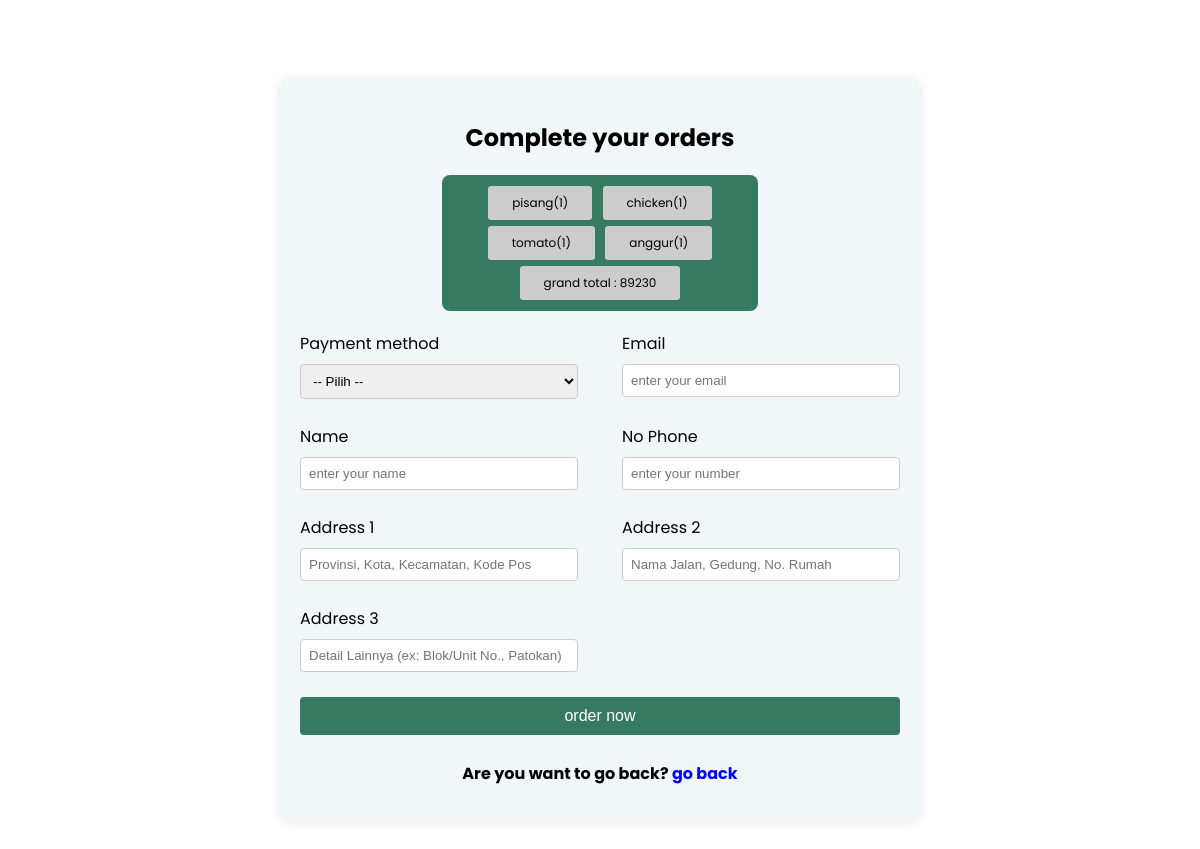
Screenshot of /views/formpesan1.php (signed in) with the database file from the repository.
### tables this page shows
CREATE TABLE `cart` (
  `id` int(11) NOT NULL,
  `name` varchar(255) NOT NULL,
  `price` int(11) NOT NULL,
  `image` varchar(255) NOT NULL,
  `quantity` int(11) NOT NULL
);

### views/formpesan1.php (the view, shortened to what this page needs)
<?php
    @include "../db/db_connect.php";
?>
<!DOCTYPE html>
<html lang="en">
<head>
    <link rel="stylesheet" href="../css/formpesan.css">
</head>
<body>
    <div class="container">
        <section class="checkout-form">
            <form action="" method="post">
                <h1>Complete your orders</h1>
                <div class="display-order">
                <?php
                    $select_cart = mysqli_query($conn, "SELECT * FROM cart");
                    $total = 0;
                    $grand_total = 0;
                    if(mysqli_num_rows($select_cart) > 0){
                        while($fetch_cart = mysqli_fetch_assoc($select_cart)){
                        $total_price = $fetch_cart['price'] * $fetch_cart['quantity'];
                        $grand_total = $total += $total_price;
                ?>
                <span><?= $fetch_cart['name']; ?>(<?= $fetch_cart['quantity']; ?>)</span>
                <?php
                        }
                    }else{
                        echo "<div class='display-order'><span>your cart is empty!</span></div>";
                    }
                ?>
                <span class="grand-total">grand total : <?=$grand_total;?> </span>
            </div>
                <div class="flex">
                    <div class="inputBox">
                        <span>Payment method</span>
                        <select name="payment_method">
                            <option value="" selected>-- Pilih --</option>
                        </select>
                    </div>
                    <div class="inputBox">
                        <span>Email</span>
                        <input type="email" placeholder="enter your email" name="email" required>
                    </div>
                    <div class="inputBox">
                        <span>Name</span>
                        <input type="text" placeholder="enter your name" name="name" required>
                    </div>
                    <div class="inputBox">
                        <span>No Phone</span>
                        <input type="number" placeholder="enter your number" name="no_phone" required>
                    </div>
                    <div class="inputBox">
                        <span>Address 1</span>
                        <input type="text" placeholder="Provinsi, Kota, Kecamatan, Kode Pos" name="address" required>
                    </div>
                    <div class="inputBox">
                        <span>Address 2</span>
                        <input type="text" placeholder="Nama Jalan, Gedung, No. Rumah" name="address2" required>
                    </div>
                    <div class="inputBox">
                        <span>Address 3</span>
                        <input type="text" placeholder="Detail Lainnya (ex: Blok/Unit No., Patokan)" name="address3" required>
                    </div>
                </div>
                <div class="btn-container">
                    <input type="submit" value="order now" name="order-btn" class="btn">
                    <h3>Are you want to go back?<a href="cart.php"> go back</a></h3>
                </div>
            </form>
        </section>
    </div>
</body>
</html>

### css/formpesan.css (style rules this page uses)
body { margin: 0; padding: 0; font-family: 'Poppins', sans-serif; background-image: url(../assets/images/bgformpesan.jpg); background-size: contain; }
.container { width: 80%; margin: auto; }
.checkout-form { background: rgba(240, 245, 248, 0.9); max-width: 600px; margin: 80px auto; padding: 20px; border-radius: 8px; box-shadow: 0 0 10px rgba(0, 0, 0, 0.1); }
.flex { display: flex; flex-wrap: wrap; justify-content: space-between; margin-top: 20px; }
.checkout-form h1 { text-align: center; }
.display-order { max-width: 300px; text-align: center; padding: 8px; margin: auto; background-color: #377a62; border-radius: 8px; }
.display-order span { display: inline-block; border-radius: 3px; background-color: #ccc; padding: 8px 24px; font-size: 12px; margin: 3px; }
.inputBox { width: calc(48% - 10px); margin-bottom: 15px; }
.inputBox span { display: block; margin-bottom: 8px; }
input, select { width: 100%; padding: 8px; margin-bottom: 10px; border: 1px solid #ccc; border-radius: 4px; box-sizing: border-box; }
.btn-container { text-align: center; }
.btn-container h3 { font-size: 16px; }
.btn-container a { text-decoration: none; color: #228B22; }
.btn-container .btn { background: #377a62; color: #fff; padding: 10px; border: none; border-radius: 4px; cursor: pointer; font-size: 16px; }
.btn-container a { color: blue; }

### rows the page displays
cart: name "pisang", quantity "1"
cart: name "chicken", quantity "1"
cart: name "tomato", quantity "1"
cart: name "anggur", quantity "1"

### other values shown
$grand_total "89230"
